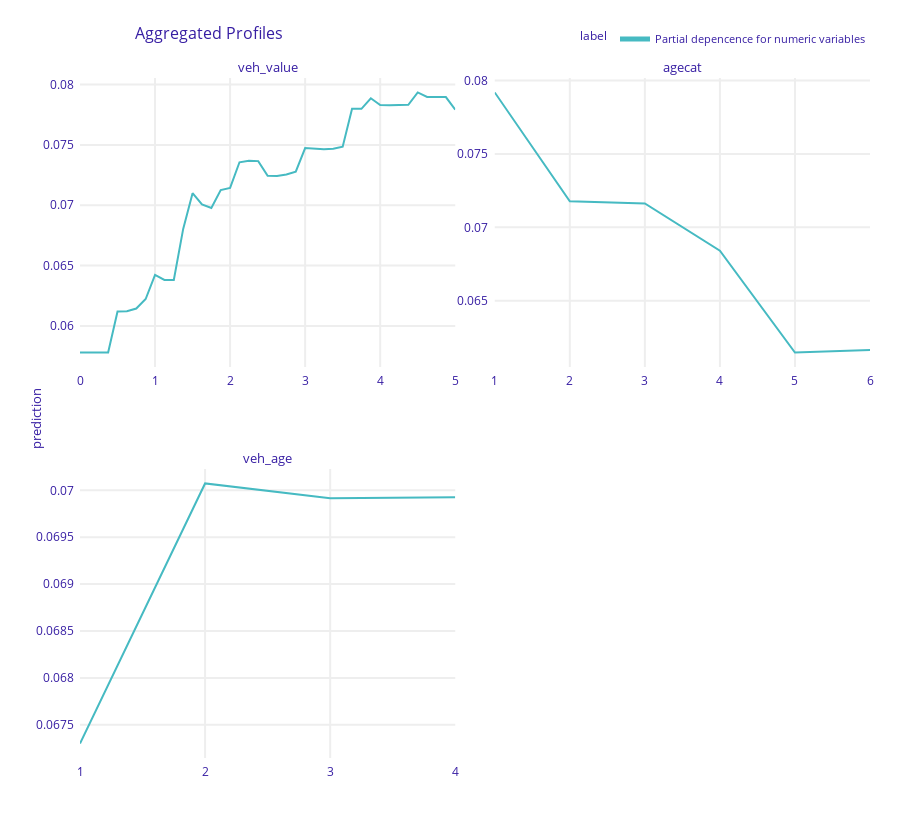
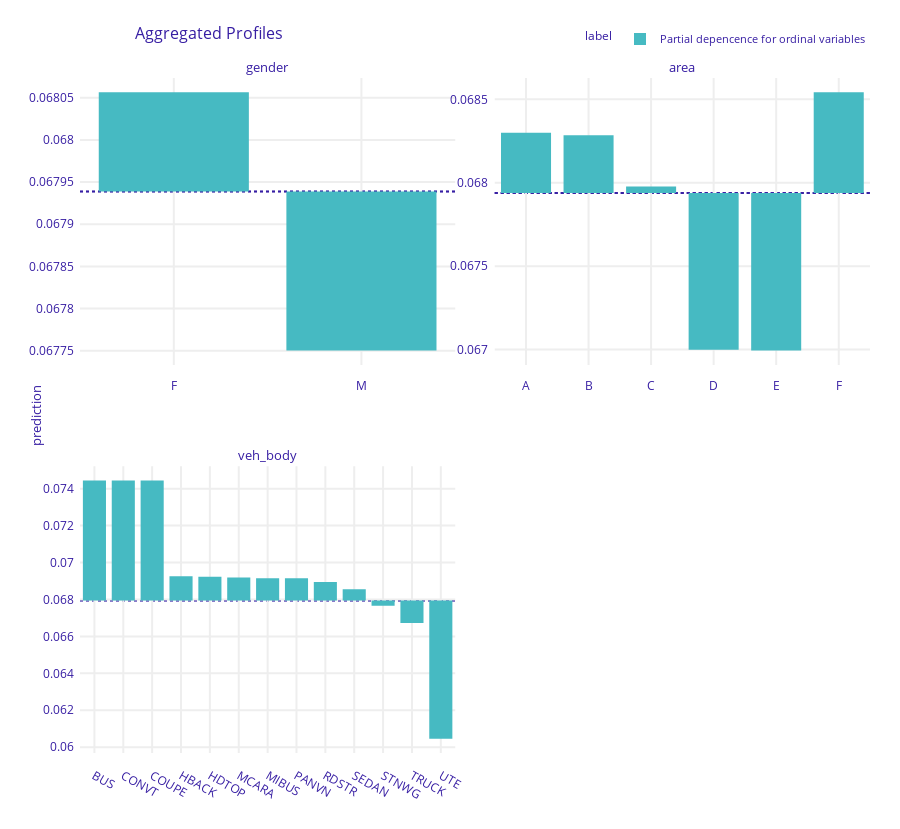

Notebook cell for these charts, in order:
### Code cell
# Interpret model
import numpy as np
import dalex as dx
from sklearn.metrics import log_loss

# Variable importance regarding MSE improvement
lgb.plot_importance(fit, importance_type="gain", xlabel="Gain")

# Set up explainer object
def pred_fun(m, df):
    return m.predict(encoder.transform(df))


exp = dx.Explainer(fit, df_train, predict_function=pred_fun, verbose=False)

# Test performance
test_loss = log_loss(y_test, exp.predict(df_test))
test_loss0 = log_loss(y_test, np.repeat(y_train.mean(), len(y_test)))
rel_imp = (test_loss0 - test_loss) / test_loss0

print(f"Test log-loss: {test_loss: .3f}")
print(f"Relative improvement in log-loss: {rel_imp: .3%}")

# Partial dependence plots on training data
num_eval_at = {
    "veh_value": np.linspace(0, 5, 41),
    "agecat": sorted(car["agecat"].unique()),
    "veh_age": sorted(car["veh_age"].unique()),
}
pdp_num = exp.model_profile(
    variable_splits=num_eval_at,
    label="Partial depencence for numeric variables",
    verbose=False,
)
pdp_num.plot(facet_scales="free")

pdp_ord = exp.model_profile(
    variable_type="categorical",
    variable_splits=dict(zip(ord_features, ord_levels)),
    label="Partial depencence for ordinal variables",
    verbose=False,
)
pdp_ord.plot(facet_scales="free")

### Figure 1 — Plotly figure (JSON) as saved in the notebook; plotly's stock layout.template omitted (floating-point values rounded to 4 significant figures)
{"data": [{"customdata": [[0.06915, "Partial depencence for numeric variables", "veh_value"], [0.06915, "Partial depencence for numeric variables", "veh_value"], [0.06915, "Partial depencence for numeric variables", "veh_value"], [0.06915, "Partial depencence for numeric variables", "veh_value"], [0.06915, "Partial depencence for numeric variables", "veh_value"], [0.06915, "Partial depencence for numeric variables", "veh_value"], [0.06915, "Partial depencence for numeric variables", "veh_value"], [0.06915, "Partial depencence for numeric variables", "veh_value"], [0.06915, "Partial depencence for numeric variables", "veh_value"], [0.06915, "Partial depencence for numeric variables", "veh_value"], [0.06915, "Partial depencence for numeric variables", "veh_value"], [0.06915, "Partial depencence for numeric variables", "veh_value"], [0.06915, "Partial depencence for numeric variables", "veh_value"], [0.06915, "Partial depencence for numeric variables", "veh_value"], [0.06915, "Partial depencence for numeric variables", "veh_value"], [0.06915, "Partial depencence for numeric variables", "veh_value"], [0.06915, "Partial depencence for numeric variables", "veh_value"], [0.06915, "Partial depencence for numeric variables", "veh_value"], [0.06915, "Partial depencence for numeric variables", "veh_value"], [0.06915, "Partial depencence for numeric variables", "veh_value"], [0.06915, "Partial depencence for numeric variables", "veh_value"], [0.06915, "Partial depencence for numeric variables", "veh_value"], [0.06915, "Partial depencence for numeric variables", "veh_value"], [0.06915, "Partial depencence for numeric variables", "veh_value"], [0.06915, "Partial depencence for numeric variables", "veh_value"], [0.06915, "Partial depencence for numeric variables", "veh_value"], [0.06915, "Partial depencence for numeric variables", "veh_value"], [0.06915, "Partial depencence for numeric variables", "veh_value"], [0.06915, "Partial depencence for numeric variables", "veh_value"], [0.06915, "Partial depencence for numeric variables", "veh_value"], [0.06915, "Partial depencence for numeric variables", "veh_value"], [0.06915, "Partial depencence for numeric variables", "veh_value"], [0.06915, "Partial depencence for numeric variables", "veh_value"], [0.06915, "Partial depencence for numeric variables", "veh_value"], [0.06915, "Partial depencence for numeric variables", "veh_value"], [0.06915, "Partial depencence for numeric variables", "veh_value"], [0.06915, "Partial depencence for numeric variables", "veh_value"], [0.06915, "Partial depencence for numeric variables", "veh_value"], [0.06915, "Partial depencence for numeric variables", "veh_value"], [0.06915, "Partial depencence for numeric variables", "veh_value"], [0.06915, "Partial depencence for numeric variables", "veh_value"]], "hovertemplate": "<b>%{hovertext}</b><br><br>prediction=%{y:.3f}<br>mean_prediction=%{customdata[0]:.3f}<extra></extra>", "hovertext": ["Partial depencence for numeric variables", "Partial depencence for numeric variables", "Partial depencence for numeric variables", "Partial depencence for numeric variables", "Partial depencence for numeric variables", "Partial depencence for numeric variables", "Partial depencence for numeric variables", "Partial depencence for numeric variables", "Partial depencence for numeric variables", "Partial depencence for numeric variables", "Partial depencence for numeric variables", "Partial depencence for numeric variables", "Partial depencence for numeric variables", "Partial depencence for numeric variables", "Partial depencence for numeric variables", "Partial depencence for numeric variables", "Partial depencence for numeric variables", "Partial depencence for numeric variables", "Partial depencence for numeric variables", "Partial depencence for numeric variables", "Partial depencence for numeric variables", "Partial depencence for numeric variables", "Partial depencence for numeric variables", "Partial depencence for numeric variables", "Partial depencence for numeric variables", "Partial depencence for numeric variables", "Partial depencence for numeric variables", "Partial depencence for numeric variables", "Partial depencence for numeric variables", "Partial depencence for numeric variables", "Partial depencence for numeric variables", "Partial depencence for numeric variables", "Partial depencence for numeric variables", "Partial depencence for numeric variables", "Partial depencence for numeric variables", "Partial depencence for numeric variables", "Partial depencence for numeric variables", "Partial depencence for numeric variables", "Partial depencence for numeric variables", "Partial depencence for numeric variables", "Partial depencence for numeric variables"], "legendgroup": "Partial depencence for numeric variables", "line": {"color": "#46bac2", "dash": "solid", "width": 2}, "marker": {"symbol": "circle"}, "mode": "lines", "name": "Partial depencence for numeric variables", "opacity": 1, "orientation": "v", "showlegend": true, "type": "scatter", "x": [0, 0.125, 0.25, 0.375, 0.5, 0.625, 0.75, 0.875, 1, 1.125, 1.25, 1.375, 1.5, 1.625, 1.75, 1.875, 2, 2.125, 2.25, 2.375, 2.5, 2.625, 2.75, 2.875, 3, 3.125, 3.25, 3.375, 3.5, 3.625, 3.75, 3.875, 4, 4.125, 4.25, 4.375, 4.5, 4.625, 4.75, 4.875, 5], "xaxis": "x3", "y": [0.0578, 0.0578, 0.0578, 0.0578, 0.06119, 0.06122, 0.06144, 0.06223, 0.06422, 0.06381, 0.06381, 0.06804, 0.071, 0.07007, 0.06977, 0.07126, 0.07144, 0.07356, 0.07369, 0.07366, 0.07244, 0.07242, 0.07254, 0.07278, 0.07474, 0.07468, 0.07464, 0.07468, 0.07485, 0.07798, 0.07798, 0.07886, 0.0783, 0.07828, 0.07828, 0.07832, 0.07934, 0.07898, 0.07898, 0.07896, 0.07792], "yaxis": "y3"}, {"customdata": [[0.06915, "Partial depencence for numeric variables", "agecat"], [0.06915, "Partial depencence for numeric variables", "agecat"], [0.06915, "Partial depencence for numeric variables", "agecat"], [0.06915, "Partial depencence for numeric variables", "agecat"], [0.06915, "Partial depencence for numeric variables", "agecat"], [0.06915, "Partial depencence for numeric variables", "agecat"]], "hovertemplate": "<b>%{hovertext}</b><br><br>prediction=%{y:.3f}<br>mean_prediction=%{customdata[0]:.3f}<extra></extra>", "hovertext": ["Partial depencence for numeric variables", "Partial depencence for numeric variables", "Partial depencence for numeric variables", "Partial depencence for numeric variables", "Partial depencence for numeric variables", "Partial depencence for numeric variables"], "legendgroup": "Partial depencence for numeric variables", "line": {"color": "#46bac2", "dash": "solid", "width": 2}, "marker": {"symbol": "circle"}, "mode": "lines", "name": "Partial depencence for numeric variables", "opacity": 1, "orientation": "v", "showlegend": false, "type": "scatter", "x": [1, 2, 3, 4, 5, 6], "xaxis": "x4", "y": [0.07918, 0.07177, 0.07162, 0.06841, 0.06148, 0.06166], "yaxis": "y4"}, {"customdata": [[0.06915, "Partial depencence for numeric variables", "veh_age"], [0.06915, "Partial depencence for numeric variables", "veh_age"], [0.06915, "Partial depencence for numeric variables", "veh_age"], [0.06915, "Partial depencence for numeric variables", "veh_age"]], "hovertemplate": "<b>%{hovertext}</b><br><br>prediction=%{y:.3f}<br>mean_prediction=%{customdata[0]:.3f}<extra></extra>", "hovertext": ["Partial depencence for numeric variables", "Partial depencence for numeric variables", "Partial depencence for numeric variables", "Partial depencence for numeric variables"], "legendgroup": "Partial depencence for numeric variables", "line": {"color": "#46bac2", "dash": "solid", "width": 2}, "marker": {"symbol": "circle"}, "mode": "lines", "name": "Partial depencence for numeric variables", "opacity": 1, "orientation": "v", "showlegend": false, "type": "scatter", "x": [1, 2, 3, 4], "xaxis": "x", "y": [0.0673, 0.07007, 0.06992, 0.06993], "yaxis": "y"}], "layout": {"annotations": [{"font": {"size": 13}, "showarrow": false, "text": "veh_age", "x": 0.2375, "xanchor": "center", "xref": "paper", "y": 0.425, "yanchor": "bottom", "yref": "paper"}, {"font": {"size": 13}, "showarrow": false, "text": "veh_value", "x": 0.2375, "xanchor": "center", "xref": "paper", "y": 1, "yanchor": "bottom", "yref": "paper"}, {"font": {"size": 13}, "showarrow": false, "text": "agecat", "x": 0.7625, "xanchor": "center", "xref": "paper", "y": 1, "yanchor": "bottom", "yref": "paper"}, {"font": {"size": 13}, "showarrow": false, "text": "prediction", "textangle": -90, "x": -0.07, "xref": "paper", "y": 0.5, "yref": "paper"}], "font": {"color": "#371ea3"}, "height": 829, "hovermode": "x unified", "legend": {"font": {"size": 11}, "itemsizing": "constant", "orientation": "h", "title": {"font": {"size": 12}, "text": "label"}, "tracegroupgap": 0, "x": 1, "xanchor": "right", "y": 1.036, "yanchor": "bottom"}, "margin": {"b": 71, "r": 30, "t": 78}, "title": {"font": {"size": 16}, "text": "Aggregated Profiles", "x": 0.15}, "xaxis": {"anchor": "y", "automargin": true, "domain": [0, 0.475], "fixedrange": true, "gridwidth": 2, "showticklabels": true, "tickcolor": "white", "ticklen": 3, "ticks": "outside", "title": {"text": ""}, "type": "linear", "zeroline": false}, "xaxis2": {"anchor": "y2", "automargin": true, "domain": [0.525, 1], "fixedrange": true, "gridwidth": 2, "showticklabels": true, "tickcolor": "white", "ticklen": 3, "ticks": "outside", "title": {"text": ""}, "type": "linear", "zeroline": false}, "xaxis3": {"anchor": "y3", "automargin": true, "domain": [0, 0.475], "fixedrange": true, "gridwidth": 2, "showticklabels": true, "tickcolor": "white", "ticklen": 3, "ticks": "outside", "title": {"text": ""}, "type": "linear", "zeroline": false}, "xaxis4": {"anchor": "y4", "automargin": true, "domain": [0.525, 1], "fixedrange": true, "gridwidth": 2, "showticklabels": true, "tickcolor": "white", "ticklen": 3, "ticks": "outside", "title": {"text": ""}, "type": "linear", "zeroline": false}, "yaxis": {"anchor": "x", "automargin": true, "domain": [0, 0.425], "fixedrange": true, "gridwidth": 2, "showticklabels": true, "tickcolor": "white", "ticklen": 3, "ticks": "outside", "title": {"text": ""}, "type": "linear", "zeroline": false}, "yaxis2": {"anchor": "x2", "automargin": true, "domain": [0, 0.425], "fixedrange": true, "gridwidth": 2, "showticklabels": true, "tickcolor": "white", "ticklen": 3, "ticks": "outside", "title": {"text": ""}, "type": "linear", "zeroline": false}, "yaxis3": {"anchor": "x3", "automargin": true, "domain": [0.575, 1], "fixedrange": true, "gridwidth": 2, "showticklabels": true, "tickcolor": "white", "ticklen": 3, "ticks": "outside", "title": {"text": ""}, "type": "linear", "zeroline": false}, "yaxis4": {"anchor": "x4", "automargin": true, "domain": [0.575, 1], "fixedrange": true, "gridwidth": 2, "showticklabels": true, "tickcolor": "white", "ticklen": 3, "ticks": "outside", "title": {"text": ""}, "type": "linear", "zeroline": false}}}

### Figure 2 — Plotly figure (JSON) as saved in the notebook; plotly's stock layout.template omitted (floating-point values rounded to 4 significant figures)
{"data": [{"alignmentgroup": "True", "base": [0.06794, 0.06794], "customdata": [[0.06806, "Partial depencence for ordinal variables", "gender"], [0.06775, "Partial depencence for ordinal variables", "gender"]], "hovertemplate": "<b>%{hovertext}</b><br><br>mean_prediction=%{base:.3f}<br>prediction=%{customdata[0]:.3f}<extra></extra>", "hovertext": ["Partial depencence for ordinal variables", "Partial depencence for ordinal variables"], "legendgroup": "Partial depencence for ordinal variables", "marker": {"color": "#46bac2", "pattern": {"shape": ""}}, "name": "Partial depencence for ordinal variables", "offsetgroup": "Partial depencence for ordinal variables", "orientation": "v", "showlegend": true, "textposition": "auto", "type": "bar", "x": ["F", "M"], "xaxis": "x3", "y": [0.0001177, -0.0001884], "yaxis": "y3"}, {"alignmentgroup": "True", "base": [0.06794, 0.06794, 0.06794, 0.06794, 0.06794, 0.06794], "customdata": [[0.0683, "Partial depencence for ordinal variables", "area"], [0.06828, "Partial depencence for ordinal variables", "area"], [0.06798, "Partial depencence for ordinal variables", "area"], [0.067, "Partial depencence for ordinal variables", "area"], [0.06699, "Partial depencence for ordinal variables", "area"], [0.06854, "Partial depencence for ordinal variables", "area"]], "hovertemplate": "<b>%{hovertext}</b><br><br>mean_prediction=%{base:.3f}<br>prediction=%{customdata[0]:.3f}<extra></extra>", "hovertext": ["Partial depencence for ordinal variables", "Partial depencence for ordinal variables", "Partial depencence for ordinal variables", "Partial depencence for ordinal variables", "Partial depencence for ordinal variables", "Partial depencence for ordinal variables"], "legendgroup": "Partial depencence for ordinal variables", "marker": {"color": "#46bac2", "pattern": {"shape": ""}}, "name": "Partial depencence for ordinal variables", "offsetgroup": "Partial depencence for ordinal variables", "orientation": "v", "showlegend": false, "textposition": "auto", "type": "bar", "x": ["A", "B", "C", "D", "E", "F"], "xaxis": "x4", "y": [0.0003606, 0.0003457, 3.95e-05, -0.0009397, -0.0009448, 0.0006033], "yaxis": "y4"}, {"alignmentgroup": "True", "base": [0.06794, 0.06794, 0.06794, 0.06794, 0.06794, 0.06794, 0.06794, 0.06794, 0.06794, 0.06794, 0.06794, 0.06794, 0.06794], "customdata": [[0.07444, "Partial depencence for ordinal variables", "veh_body"], [0.07444, "Partial depencence for ordinal variables", "veh_body"], [0.07444, "Partial depencence for ordinal variables", "veh_body"], [0.06926, "Partial depencence for ordinal variables", "veh_body"], [0.06923, "Partial depencence for ordinal variables", "veh_body"], [0.06919, "Partial depencence for ordinal variables", "veh_body"], [0.06915, "Partial depencence for ordinal variables", "veh_body"], [0.06914, "Partial depencence for ordinal variables", "veh_body"], [0.06895, "Partial depencence for ordinal variables", "veh_body"], [0.06855, "Partial depencence for ordinal variables", "veh_body"], [0.06766, "Partial depencence for ordinal variables", "veh_body"], [0.06673, "Partial depencence for ordinal variables", "veh_body"], [0.06046, "Partial depencence for ordinal variables", "veh_body"]], "hovertemplate": "<b>%{hovertext}</b><br><br>mean_prediction=%{base:.3f}<br>prediction=%{customdata[0]:.3f}<extra></extra>", "hovertext": ["Partial depencence for ordinal variables", "Partial depencence for ordinal variables", "Partial depencence for ordinal variables", "Partial depencence for ordinal variables", "Partial depencence for ordinal variables", "Partial depencence for ordinal variables", "Partial depencence for ordinal variables", "Partial depencence for ordinal variables", "Partial depencence for ordinal variables", "Partial depencence for ordinal variables", "Partial depencence for ordinal variables", "Partial depencence for ordinal variables", "Partial depencence for ordinal variables"], "legendgroup": "Partial depencence for ordinal variables", "marker": {"color": "#46bac2", "pattern": {"shape": ""}}, "name": "Partial depencence for ordinal variables", "offsetgroup": "Partial depencence for ordinal variables", "orientation": "v", "showlegend": false, "textposition": "auto", "type": "bar", "x": ["BUS", "CONVT", "COUPE", "HBACK", "HDTOP", "MCARA", "MIBUS", "PANVN", "RDSTR", "SEDAN", "STNWG", "TRUCK", "UTE"], "xaxis": "x", "y": [0.006504, 0.006504, 0.006504, 0.001317, 0.001293, 0.001253, 0.001213, 0.001202, 0.001008, 0.0006111, -0.0002763, -0.001209, -0.007478], "yaxis": "y"}], "layout": {"annotations": [{"font": {"size": 13}, "showarrow": false, "text": "veh_body", "x": 0.2375, "xanchor": "center", "xref": "paper", "y": 0.425, "yanchor": "bottom", "yref": "paper"}, {"font": {"size": 13}, "showarrow": false, "text": "gender", "x": 0.2375, "xanchor": "center", "xref": "paper", "y": 1, "yanchor": "bottom", "yref": "paper"}, {"font": {"size": 13}, "showarrow": false, "text": "area", "x": 0.7625, "xanchor": "center", "xref": "paper", "y": 1, "yanchor": "bottom", "yref": "paper"}, {"font": {"size": 13}, "showarrow": false, "text": "prediction", "textangle": -90, "x": -0.07, "xref": "paper", "y": 0.5, "yref": "paper"}], "barmode": "group", "font": {"color": "#371ea3"}, "height": 829, "hovermode": "x unified", "legend": {"font": {"size": 11}, "itemsizing": "constant", "orientation": "h", "title": {"font": {"size": 12}, "text": "label"}, "tracegroupgap": 0, "x": 1, "xanchor": "right", "y": 1.036, "yanchor": "bottom"}, "margin": {"b": 71, "r": 30, "t": 78}, "shapes": [{"layer": "below", "line": {"color": "#371ea3", "dash": "dot", "width": 1.5}, "type": "line", "x0": 0, "x1": 1, "xref": "x domain", "y0": 0.06794, "y1": 0.06794, "yref": "y"}, {"layer": "below", "line": {"color": "#371ea3", "dash": "dot", "width": 1.5}, "type": "line", "x0": 0, "x1": 1, "xref": "x3 domain", "y0": 0.06794, "y1": 0.06794, "yref": "y3"}, {"layer": "below", "line": {"color": "#371ea3", "dash": "dot", "width": 1.5}, "type": "line", "x0": 0, "x1": 1, "xref": "x4 domain", "y0": 0.06794, "y1": 0.06794, "yref": "y4"}, {"layer": "below", "line": {"color": "#371ea3", "dash": "dot", "width": 1.5}, "type": "line", "x0": 0, "x1": 1, "xref": "x domain", "y0": 0.06794, "y1": 0.06794, "yref": "y"}, {"layer": "below", "line": {"color": "#371ea3", "dash": "dot", "width": 1.5}, "type": "line", "x0": 0, "x1": 1, "xref": "x3 domain", "y0": 0.06794, "y1": 0.06794, "yref": "y3"}, {"layer": "below", "line": {"color": "#371ea3", "dash": "dot", "width": 1.5}, "type": "line", "x0": 0, "x1": 1, "xref": "x4 domain", "y0": 0.06794, "y1": 0.06794, "yref": "y4"}, {"layer": "below", "line": {"color": "#371ea3", "dash": "dot", "width": 1.5}, "type": "line", "x0": 0, "x1": 1, "xref": "x domain", "y0": 0.06794, "y1": 0.06794, "yref": "y"}, {"layer": "below", "line": {"color": "#371ea3", "dash": "dot", "width": 1.5}, "type": "line", "x0": 0, "x1": 1, "xref": "x3 domain", "y0": 0.06794, "y1": 0.06794, "yref": "y3"}, {"layer": "below", "line": {"color": "#371ea3", "dash": "dot", "width": 1.5}, "type": "line", "x0": 0, "x1": 1, "xref": "x4 domain", "y0": 0.06794, "y1": 0.06794, "yref": "y4"}], "title": {"font": {"size": 16}, "text": "Aggregated Profiles", "x": 0.15}, "xaxis": {"anchor": "y", "automargin": true, "domain": [0, 0.475], "fixedrange": true, "gridwidth": 2, "showticklabels": true, "tickcolor": "white", "ticklen": 10, "ticks": "outside", "title": {"text": ""}, "type": "category"}, "xaxis2": {"anchor": "y2", "automargin": true, "domain": [0.525, 1], "fixedrange": true, "gridwidth": 2, "showticklabels": true, "tickcolor": "white", "ticklen": 10, "ticks": "outside", "title": {"text": ""}, "type": "category"}, "xaxis3": {"anchor": "y3", "automargin": true, "domain": [0, 0.475], "fixedrange": true, "gridwidth": 2, "showticklabels": true, "tickcolor": "white", "ticklen": 10, "ticks": "outside", "title": {"text": ""}, "type": "category"}, "xaxis4": {"anchor": "y4", "automargin": true, "domain": [0.525, 1], "fixedrange": true, "gridwidth": 2, "showticklabels": true, "tickcolor": "white", "ticklen": 10, "ticks": "outside", "title": {"text": ""}, "type": "category"}, "yaxis": {"anchor": "x", "automargin": true, "domain": [0, 0.425], "fixedrange": true, "gridwidth": 2, "showticklabels": true, "tickcolor": "white", "ticklen": 3, "ticks": "outside", "title": {"text": ""}, "type": "linear", "zeroline": false}, "yaxis2": {"anchor": "x2", "automargin": true, "domain": [0, 0.425], "fixedrange": true, "gridwidth": 2, "showticklabels": true, "tickcolor": "white", "ticklen": 3, "ticks": "outside", "title": {"text": ""}, "type": "linear", "zeroline": false}, "yaxis3": {"anchor": "x3", "automargin": true, "domain": [0.575, 1], "fixedrange": true, "gridwidth": 2, "showticklabels": true, "tickcolor": "white", "ticklen": 3, "ticks": "outside", "title": {"text": ""}, "type": "linear", "zeroline": false}, "yaxis4": {"anchor": "x4", "automargin": true, "domain": [0.575, 1], "fixedrange": true, "gridwidth": 2, "showticklabels": true, "tickcolor": "white", "ticklen": 3, "ticks": "outside", "title": {"text": ""}, "type": "linear", "zeroline": false}}}
